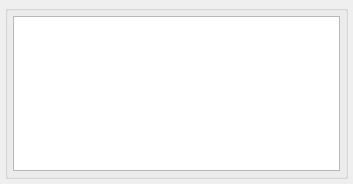
<?xml version="1.0" encoding="UTF-8"?>
<ui version="4.0">
 <class>TableParam</class>
 <widget class="QFrame" name="TableParam">
  <property name="geometry">
   <rect>
    <x>0</x>
    <y>0</y>
    <width>353</width>
    <height>184</height>
   </rect>
  </property>
  <property name="minimumSize">
   <size>
    <width>0</width>
    <height>184</height>
   </size>
  </property>
  <property name="windowTitle">
   <string>Frame</string>
  </property>
  <property name="accessibleDescription">
   <string notr="true"/>
  </property>
  <property name="frameShape">
   <enum>QFrame::NoFrame</enum>
  </property>
  <property name="frameShadow">
   <enum>QFrame::Raised</enum>
  </property>
  <layout class="QHBoxLayout" name="horizontalLayout">
   <property name="margin">
    <number>5</number>
   </property>
   <item>
    <widget class="QGroupBox" name="g_info">
     <property name="title">
      <string/>
     </property>
     <layout class="QHBoxLayout" name="horizontalLayout_2">
      <property name="margin">
       <number>5</number>
      </property>
      <item>
       <widget class="QTableWidget" name="table">
        <property name="selectionMode">
         <enum>QAbstractItemView::SingleSelection</enum>
        </property>
        <attribute name="verticalHeaderVisible">
         <bool>false</bool>
        </attribute>
       </widget>
      </item>
     </layout>
    </widget>
   </item>
  </layout>
 </widget>
 <resources/>
 <connections/>
</ui>
